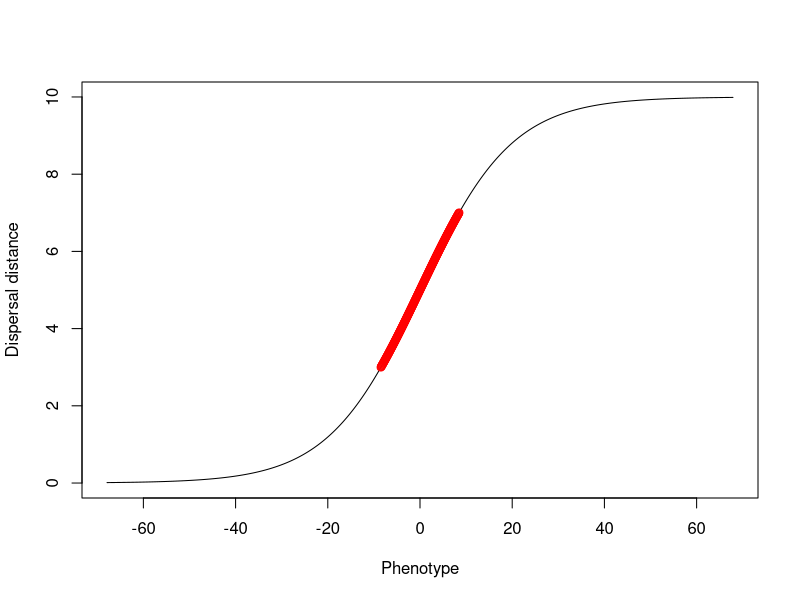

Generate this figure with R:
disp <- function(rho, z, dmax){
     disp <- (dmax * exp(rho * z)) / (1 + exp(rho * z))
}

alleles <- function(DispVar, A){
     sigma <- sqrt(DispVar)
     AlleleVals <- seq(-6*sigma, 6*sigma, length.out = A)
     return(AlleleVals)
}

range <- function(DispVar, N){
     sigma <- sqrt(DispVar)
     RangeVals <- seq(-48*sigma, 48*sigma, length.out = N)
     return(RangeVals)
     
}

AlleleVals <- alleles(DispVar = 2, A = 255)
RangeVals <- range(DispVar = 2, N = 10000)

AlleleDisps <- disp(rho = 0.1, z = AlleleVals, dmax = 10)
RangeDisps <- disp(rho = 0.1, z = RangeVals, dmax = 10)

plot(x = RangeVals, y = RangeDisps, type = "l", xlab = "Phenotype", ylab = "Dispersal distance",
     main = "")
points(x = AlleleVals, AlleleDisps, col = "red")
